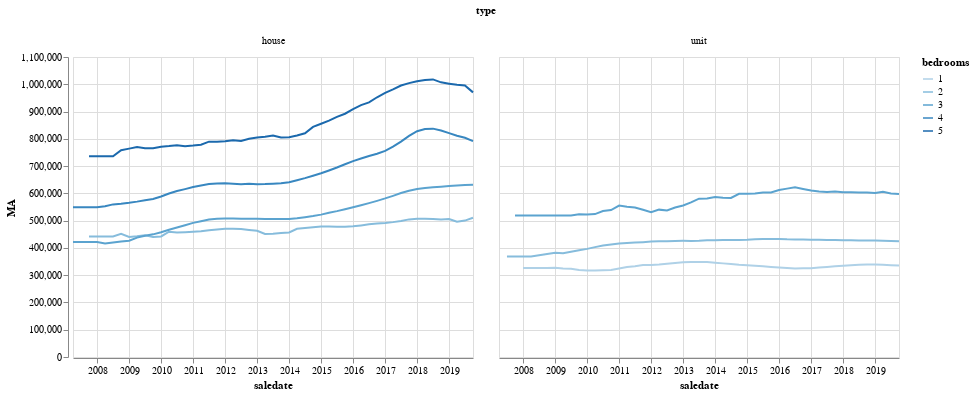

This figure's notebook cell:
### Code cell
alt.Chart(df).mark_line().encode(
    alt.X("saledate"),
    alt.Y("MA"),
    color="bedrooms:O"
).facet(column="type")

### Figure 1 — Vega-Lite specification as saved in the notebook (floating-point values rounded to 4 significant figures; data arrays with more than 128 entries replaced by an {"elided": "..."} marker saying what was removed)
{"config": {"view": {"continuousWidth": 400, "continuousHeight": 300}}, "data": {"name": "data-569fc0b44f142a1ade77f3ab547d5c7a"}, "facet": {"column": {"type": "nominal", "field": "type"}}, "spec": {"mark": "line", "encoding": {"color": {"type": "ordinal", "field": "bedrooms"}, "x": {"type": "temporal", "field": "saledate"}, "y": {"type": "quantitative", "field": "MA"}}}, "$schema": "https://vega.github.io/schema/vega-lite/v4.0.2.json", "datasets": {"data-569fc0b44f142a1ade77f3ab547d5c7a": {"elided": "347 records"}}}
